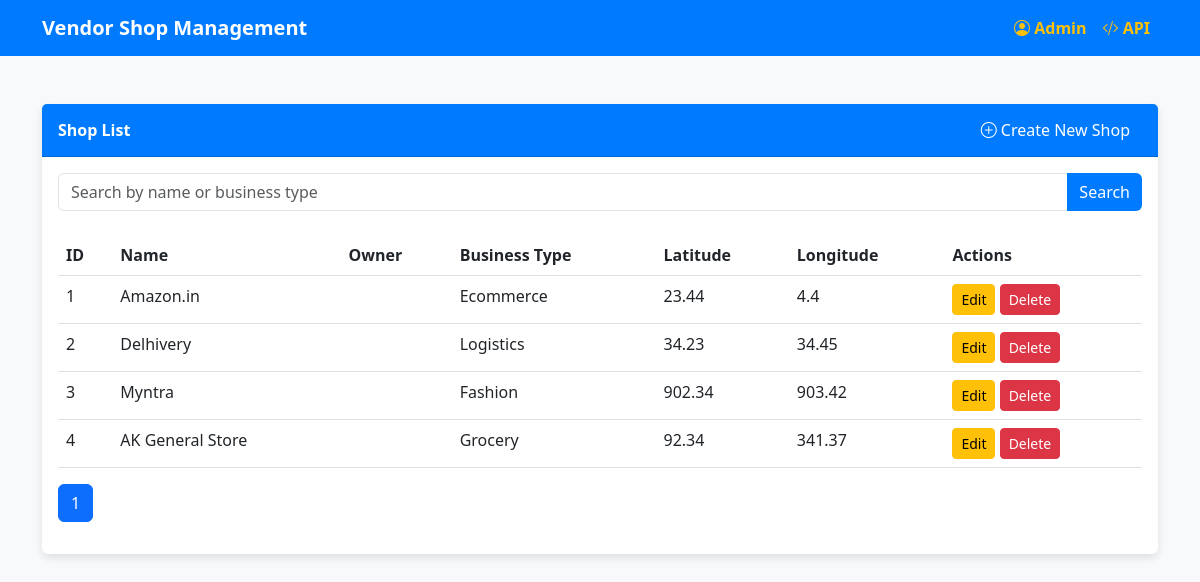
The page /shops/ (signed in) on the database its author committed.
### shops/models.py (models this page shows, shortened)
class Shop(models.Model):
    name = models.CharField(max_length=100)
    owner = models.ForeignKey(Vendor, on_delete=models.CASCADE)  # Link to the Vendor model
    business_type = models.CharField(max_length=100)
    latitude = models.FloatField()
    longitude = models.FloatField()

### shops/views.py (the view)
# urls.py: path('', shop_list, name='shop-list'),  # Render the shop list template
def shop_list(request):
    shops = Shop.objects.all()
    search_query = request.GET.get('search')
    if search_query:
        shops = shops.filter(
            Q(name__icontains=search_query) | Q(business_type__icontains=search_query)
        )
    paginator = Paginator(shops, 10)  # Show 10 shops per page
    page_number = request.GET.get('page')
    page_obj = paginator.get_page(page_number)
    return render(request, 'shops/shop_list.html', {'page_obj': page_obj})

### shops/templates/shops/shop_list.html (shortened to what this page needs)
<!DOCTYPE html>
<html lang="en">
<head>
    <link href="https://cdn.jsdelivr.net/npm/bootstrap@5.3.0/dist/css/bootstrap.min.css" rel="stylesheet">
    <link rel="stylesheet" href="https://cdn.jsdelivr.net/npm/bootstrap-icons@1.10.5/font/bootstrap-icons.css">
</head>
<body>
    <nav class="navbar navbar-expand-lg navbar-dark">
        <div class="container">
            <a class="navbar-brand" href="#">Vendor Shop Management</a>
            <div class="collapse navbar-collapse" id="navbarNav">
                <ul class="navbar-nav ms-auto">
                    <li class="nav-item">
                        <a class="nav-link highlight" href="/admin/"><i class="bi bi-person-circle"></i> Admin</a>
                    </li>
                    <li class="nav-item">
                        <a class="nav-link highlight" href="/shops/api/"><i class="bi bi-code-slash"></i> API</a>
                    </li>
                </ul>
            </div>
        </div>
    </nav>
    <div class="container mt-5">
        <div class="card">
            <div class="card-header d-flex justify-content-between align-items-center">
                <span>Shop List</span>
                {% if request.user.is_authenticated %}
                <button type="button" class="btn btn-custom" data-bs-toggle="modal" data-bs-target="#createShopModal">
                    <i class="bi bi-plus-circle"></i> Create New Shop
                </button>
                {% endif %}
            </div>
            <div class="card-body">
                <form method="get" class="mb-4">
                    <div class="input-group">
                        <input type="text" name="search" class="form-control" placeholder="Search by name or business type" value="{{ request.GET.search }}">
                        <button type="submit" class="btn btn-custom">Search</button>
                    </div>
                </form>
                <table class="table table-hover">
                    <thead>
                        <tr>
                            <th>ID</th>
                            <th>Name</th>
                            <th>Owner</th>
                            <th>Business Type</th>
                            <th>Latitude</th>
                            <th>Longitude</th>
                            <th>Actions</th>
                        </tr>
                    </thead>
                    <tbody>
                        {% for shop in page_obj %}
                        <tr>
                            <td>{{ shop.id }}</td>
                            <td>{{ shop.name }}</td>
                            <td>{{ shop.owner.name }}</td>
                            <td>{{ shop.business_type }}</td>
                            <td>{{ shop.latitude }}</td>
                            <td>{{ shop.longitude }}</td>
                            <td>
                                {% if request.user == shop.owner %}
                                <a href="{% url 'edit-shop' shop.id %}" class="btn btn-sm btn-warning">Edit</a>
                                <a href="{% url 'delete-shop' shop.id %}" class="btn btn-sm btn-danger">Delete</a>
                                {% endif %}
                            </td>
                        </tr>
                        {% endfor %}
                    </tbody>
                </table>
                <nav aria-label="Page navigation">
                    <ul class="pagination">
                        {% for num in page_obj.paginator.page_range %}
                        <li class="page-item {% if page_obj.number == num %}active{% endif %}">
                            <a class="page-link" href="?page={{ num }}&search={{ request.GET.search }}">{{ num }}</a>
                        </li>
                        {% endfor %}
                    </ul>
                </nav>
            </div>
        </div>
    </div>
</body>
</html>

### shops/templates/shops/shop_list.html (style rules this page uses)
body { background-color: #f8f9fa; }
.navbar { background-color: #007bff; }
.navbar-brand { color: #fff !important; font-weight: bold; }
.nav-link { color: #fff !important; }
.card { border: none; box-shadow: 0 4px 8px rgba(0, 0, 0, 0.1); }
.card-header { background-color: #007bff; color: #fff; font-weight: bold; }
.btn-custom { background-color: #007bff; color: #fff; border: none; }
.highlight { font-weight: bold; color: #ffc107 !important; }

### rows shown on the page
Shop: id "1", name "Amazon.in", business_type "Ecommerce", latitude "23.44", longitude "4.4", shows "Edit"
Shop: id "2", name "Delhivery", business_type "Logistics", latitude "34.23", longitude "34.45", shows "Edit"
Shop: id "3", name "Myntra", business_type "Fashion", latitude "902.34", longitude "903.42", shows "Edit"
Shop: id "4", name "AK General Store", business_type "Grocery", latitude "92.34", longitude "341.37", shows "Edit"

### other values the page prints
{{ num }} "1"
